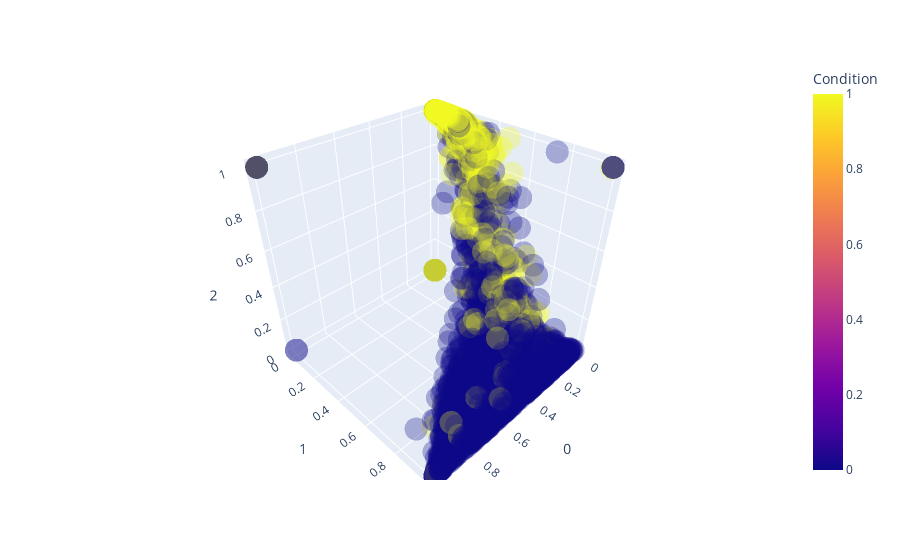

Notebook code cell kept with this figure:
### Code cell
fig = px.scatter_3d(pred_df, x=0, y=1, z=2, color="Condition", opacity=0.3)
fig.show()

### Figure 1 — Plotly figure (JSON) as saved in the notebook; plotly's stock layout.template omitted (floating-point values rounded to 4 significant figures; data arrays with more than 128 entries replaced by an {"elided": "..."} marker saying what was removed)
{"data": [{"hovertemplate": "0=%{x}<br>1=%{y}<br>2=%{z}<br>Condition=%{marker.color}<extra></extra>", "legendgroup": "", "marker": {"color": {"elided": "7350 int values"}, "coloraxis": "coloraxis", "opacity": 0.3, "symbol": "circle"}, "mode": "markers", "name": "", "scene": "scene", "showlegend": false, "type": "scatter3d", "x": {"elided": "7350 float values"}, "y": {"elided": "7350 float values"}, "z": {"elided": "7350 float values"}}], "layout": {"coloraxis": {"colorbar": {"title": {"text": "Condition"}}, "colorscale": [[0, "#0d0887"], [0.1111, "#46039f"], [0.2222, "#7201a8"], [0.3333, "#9c179e"], [0.4444, "#bd3786"], [0.5556, "#d8576b"], [0.6667, "#ed7953"], [0.7778, "#fb9f3a"], [0.8889, "#fdca26"], [1, "#f0f921"]]}, "legend": {"tracegroupgap": 0}, "margin": {"t": 60}, "scene": {"domain": {"x": [0, 1], "y": [0, 1]}, "xaxis": {"title": {"text": "0"}}, "yaxis": {"title": {"text": "1"}}, "zaxis": {"title": {"text": "2"}}}}}
